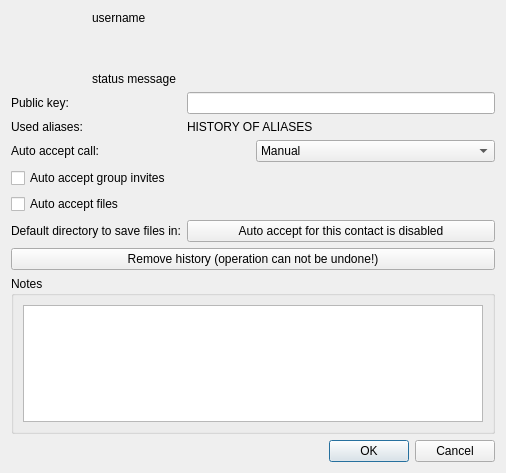
<?xml version="1.0" encoding="UTF-8"?>
<ui version="4.0">
 <class>AboutFriendForm</class>
 <widget class="QDialog" name="AboutUser">
  <property name="geometry">
   <rect>
    <x>0</x>
    <y>0</y>
    <width>506</width>
    <height>473</height>
   </rect>
  </property>
  <property name="windowTitle">
   <string>Dialog</string>
  </property>
  <layout class="QVBoxLayout" name="verticalLayout_4">
   <item>
    <layout class="QVBoxLayout" name="verticalLayout">
     <item>
      <layout class="QGridLayout" name="gridLayout">
       <item row="0" column="1">
        <layout class="QVBoxLayout" name="verticalLayout_2">
         <item>
          <widget class="QLabel" name="userName">
           <property name="text">
            <string>username</string>
           </property>
           <property name="textFormat">
            <enum>Qt::PlainText</enum>
           </property>
           <property name="alignment">
            <set>Qt::AlignLeading|Qt::AlignLeft|Qt::AlignTop</set>
           </property>
           <property name="textInteractionFlags">
            <set>Qt::LinksAccessibleByMouse|Qt::TextSelectableByMouse</set>
           </property>
          </widget>
         </item>
         <item alignment="Qt::AlignBottom">
          <widget class="QLabel" name="statusMessage">
           <property name="sizePolicy">
            <sizepolicy hsizetype="MinimumExpanding" vsizetype="MinimumExpanding">
             <horstretch>0</horstretch>
             <verstretch>0</verstretch>
            </sizepolicy>
           </property>
           <property name="autoFillBackground">
            <bool>false</bool>
           </property>
           <property name="text">
            <string>status message</string>
           </property>
           <property name="textFormat">
            <enum>Qt::PlainText</enum>
           </property>
           <property name="alignment">
            <set>Qt::AlignLeading|Qt::AlignLeft|Qt::AlignTop</set>
           </property>
           <property name="wordWrap">
            <bool>true</bool>
           </property>
           <property name="textInteractionFlags">
            <set>Qt::LinksAccessibleByMouse|Qt::TextSelectableByMouse</set>
           </property>
          </widget>
         </item>
        </layout>
       </item>
       <item row="0" column="0">
        <widget class="QLabel" name="avatar">
         <property name="sizePolicy">
          <sizepolicy hsizetype="Preferred" vsizetype="Minimum">
           <horstretch>0</horstretch>
           <verstretch>0</verstretch>
          </sizepolicy>
         </property>
         <property name="minimumSize">
          <size>
           <width>75</width>
           <height>75</height>
          </size>
         </property>
         <property name="maximumSize">
          <size>
           <width>75</width>
           <height>75</height>
          </size>
         </property>
         <property name="text">
          <string/>
         </property>
         <property name="textFormat">
          <enum>Qt::PlainText</enum>
         </property>
         <property name="pixmap">
          <pixmap>../../../img/contact_dark.svg</pixmap>
         </property>
         <property name="scaledContents">
          <bool>true</bool>
         </property>
        </widget>
       </item>
      </layout>
     </item>
    </layout>
   </item>
   <item>
    <layout class="QFormLayout" name="formLayout">
     <property name="labelAlignment">
      <set>Qt::AlignLeading|Qt::AlignLeft|Qt::AlignVCenter</set>
     </property>
     <item row="0" column="0">
      <widget class="QLabel" name="label_5">
       <property name="layoutDirection">
        <enum>Qt::LeftToRight</enum>
       </property>
       <property name="text">
        <string>Public key:</string>
       </property>
      </widget>
     </item>
     <item row="0" column="1">
      <widget class="QLineEdit" name="publicKey">
       <property name="enabled">
        <bool>true</bool>
       </property>
       <property name="mouseTracking">
        <bool>false</bool>
       </property>
       <property name="acceptDrops">
        <bool>false</bool>
       </property>
       <property name="inputMask">
        <string notr="true"/>
       </property>
       <property name="text">
        <string/>
       </property>
       <property name="cursorPosition">
        <number>0</number>
       </property>
       <property name="readOnly">
        <bool>true</bool>
       </property>
       <property name="cursorMoveStyle">
        <enum>Qt::LogicalMoveStyle</enum>
       </property>
      </widget>
     </item>
     <item row="1" column="0">
      <widget class="QLabel" name="label_4">
       <property name="text">
        <string>Used aliases:</string>
       </property>
      </widget>
     </item>
     <item row="1" column="1">
      <widget class="QLabel" name="aliases">
       <property name="text">
        <string>HISTORY OF ALIASES</string>
       </property>
       <property name="textFormat">
        <enum>Qt::PlainText</enum>
       </property>
      </widget>
     </item>
     <item row="5" column="0" colspan="2">
      <widget class="QCheckBox" name="autoacceptfile">
       <property name="accessibleDescription">
        <string>Automatically accept files from contact if set</string>
       </property>
       <property name="text">
        <string>Auto accept files</string>
       </property>
      </widget>
     </item>
     <item row="8" column="0">
      <widget class="QLabel" name="label">
       <property name="text">
        <string>Default directory to save files in:</string>
       </property>
      </widget>
     </item>
     <item row="8" column="1">
      <widget class="QPushButton" name="selectSaveDir">
       <property name="text">
        <string>Auto accept for this contact is disabled</string>
       </property>
      </widget>
     </item>
     <item row="3" column="0" colspan="2">
      <layout class="QHBoxLayout" name="horizontalLayout">
       <item>
        <widget class="QLabel" name="label_2">
         <property name="text">
          <string>Auto accept call:</string>
         </property>
        </widget>
       </item>
       <item>
        <widget class="QComboBox" name="autoacceptcall">
         <item>
          <property name="text">
           <string>Manual</string>
          </property>
         </item>
         <item>
          <property name="text">
           <string>Audio</string>
          </property>
         </item>
         <item>
          <property name="text">
           <string>Audio + Video</string>
          </property>
         </item>
        </widget>
       </item>
      </layout>
     </item>
     <item row="4" column="0" colspan="2">
      <widget class="QCheckBox" name="autogroupinvite">
       <property name="accessibleDescription">
        <string>Automatically accept group chat invitations from this contact if set.</string>
       </property>
       <property name="text">
        <string>Auto accept group invites</string>
       </property>
      </widget>
     </item>
    </layout>
   </item>
   <item>
    <widget class="QPushButton" name="removeHistory">
     <property name="text">
      <string>Remove history (operation can not be undone!)</string>
     </property>
    </widget>
   </item>
   <item>
    <widget class="QGroupBox" name="groupBox">
     <property name="title">
      <string>Notes</string>
     </property>
     <layout class="QVBoxLayout" name="verticalLayout_3">
      <item>
       <widget class="QPlainTextEdit" name="note">
        <property name="accessibleDescription">
         <string>Input field for notes about the contact</string>
        </property>
        <property name="plainText">
         <string/>
        </property>
        <property name="placeholderText">
         <string>You can save comment about this contact here.</string>
        </property>
       </widget>
      </item>
     </layout>
    </widget>
   </item>
   <item>
    <widget class="QDialogButtonBox" name="buttonBox">
     <property name="orientation">
      <enum>Qt::Horizontal</enum>
     </property>
     <property name="standardButtons">
      <set>QDialogButtonBox::Cancel|QDialogButtonBox::Ok</set>
     </property>
    </widget>
   </item>
  </layout>
 </widget>
 <tabstops>
  <tabstop>publicKey</tabstop>
  <tabstop>autoacceptcall</tabstop>
  <tabstop>autoacceptfile</tabstop>
  <tabstop>selectSaveDir</tabstop>
  <tabstop>removeHistory</tabstop>
  <tabstop>note</tabstop>
 </tabstops>
 <resources/>
 <connections>
  <connection>
   <sender>buttonBox</sender>
   <signal>accepted()</signal>
   <receiver>AboutUser</receiver>
   <slot>accept()</slot>
   <hints>
    <hint type="sourcelabel">
     <x>248</x>
     <y>254</y>
    </hint>
    <hint type="destinationlabel">
     <x>157</x>
     <y>274</y>
    </hint>
   </hints>
  </connection>
  <connection>
   <sender>buttonBox</sender>
   <signal>rejected()</signal>
   <receiver>AboutUser</receiver>
   <slot>reject()</slot>
   <hints>
    <hint type="sourcelabel">
     <x>316</x>
     <y>260</y>
    </hint>
    <hint type="destinationlabel">
     <x>286</x>
     <y>274</y>
    </hint>
   </hints>
  </connection>
 </connections>
</ui>
